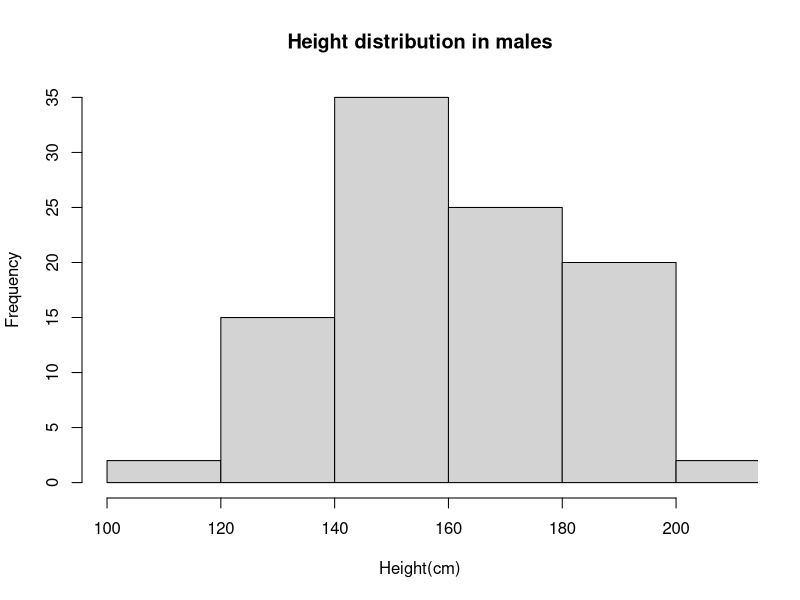
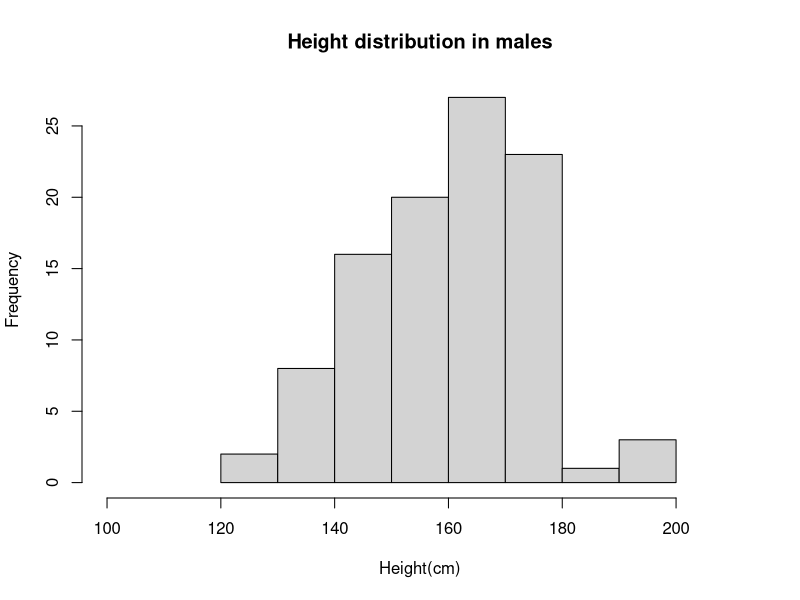
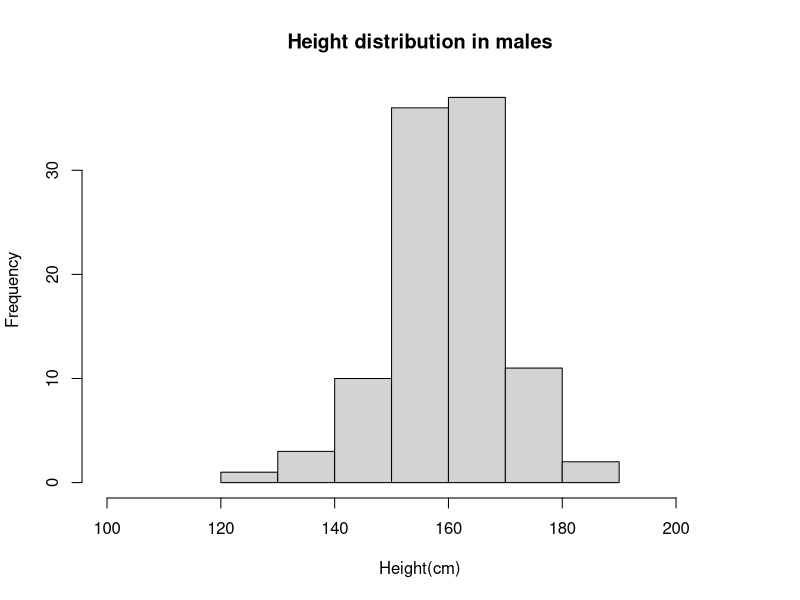
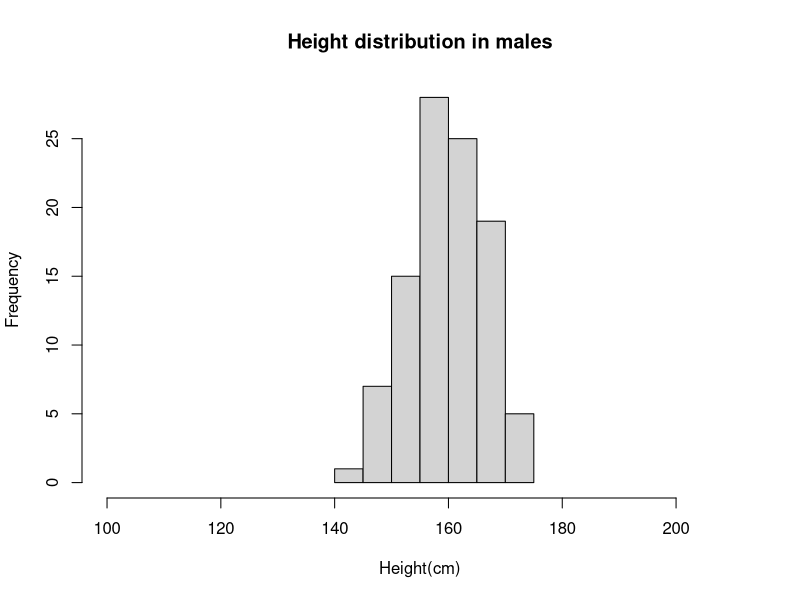
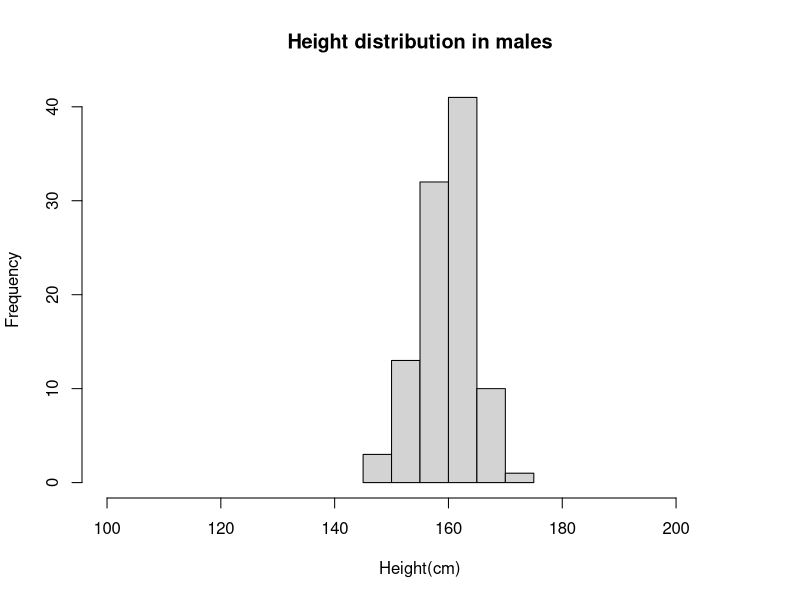
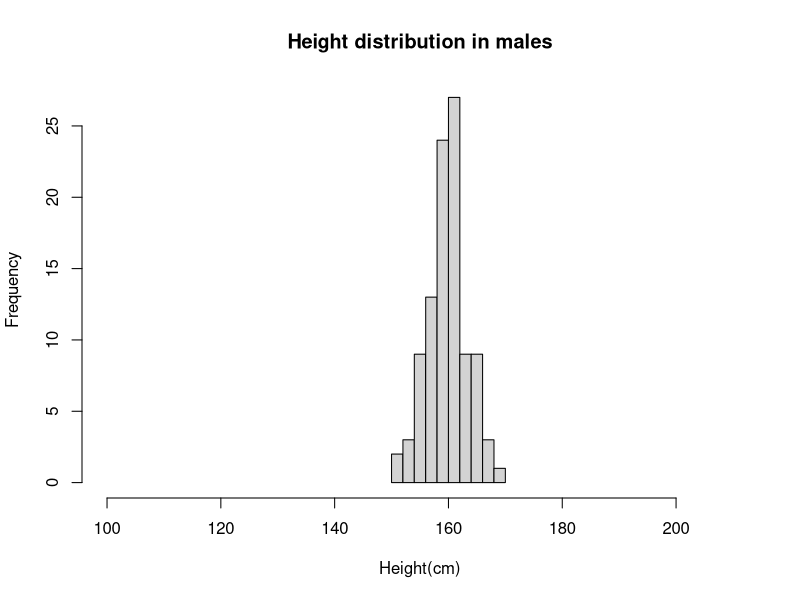
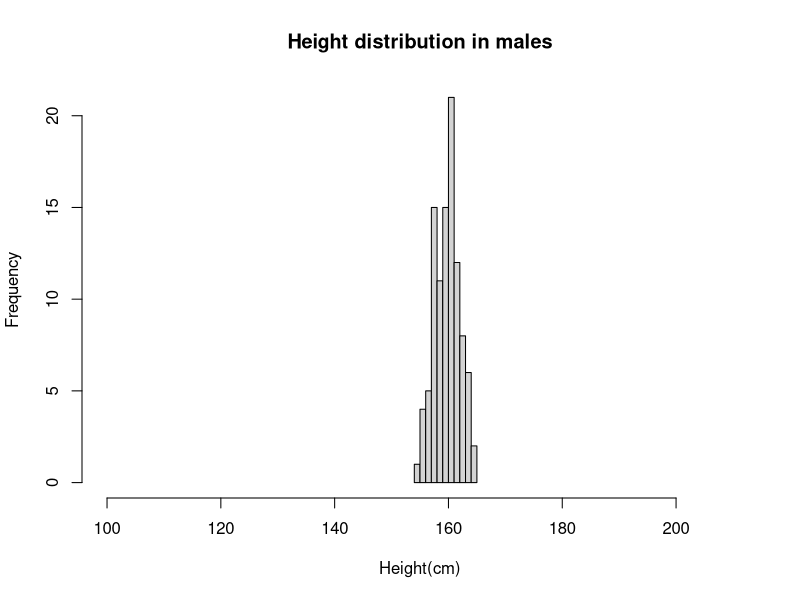
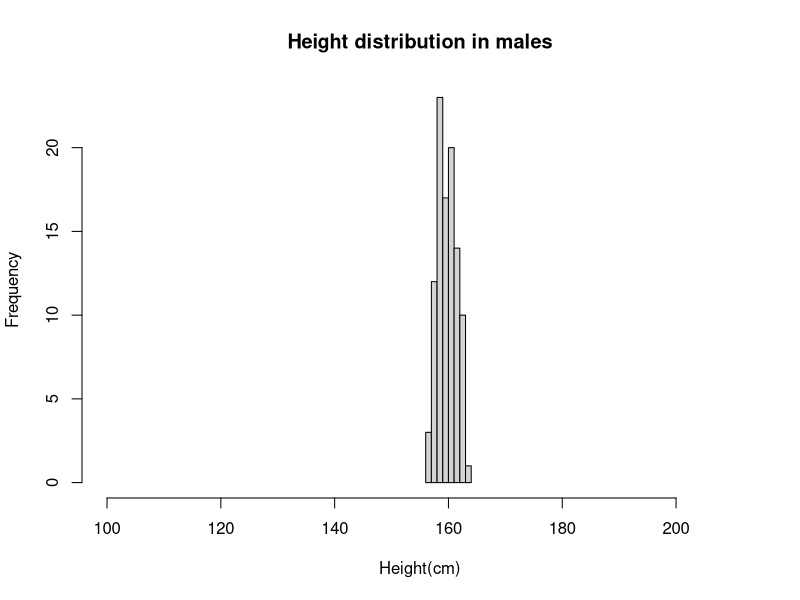

R code for these plots, in order:
## ---- chunk 1
pop <- data.frame(m = rnorm(100, 160, 20), f = rnorm(100, 160, 20))
## ---- chunk 2
next_gen <- function(pop) {
    pop$m <- sample(pop$m)
    pop$m <- rowMeans(pop)
    pop$f <- pop$m
    pop
}
## ---- chunk 3
pop_2 <- next_gen(pop)
for (i in 2:8) {
assign(paste('pop_', i+1, sep=''), next_gen(get(paste('pop_', i, sep=''))))
}
hist(pop$m, xlab = 'Height(cm)', main = 'Height distribution in males', xlim = c(100,210))
hist(pop_2$m, xlab = 'Height(cm)', main = 'Height distribution in males', xlim = c(100,210))
hist(pop_3$m, xlab = 'Height(cm)', main = 'Height distribution in males', xlim = c(100,210))
hist(pop_4$m, xlab = 'Height(cm)', main = 'Height distribution in males', xlim = c(100,210))
hist(pop_5$m, xlab = 'Height(cm)', main = 'Height distribution in males', xlim = c(100,210))
hist(pop_6$m, xlab = 'Height(cm)', main = 'Height distribution in males', xlim = c(100,210))
hist(pop_7$m, xlab = 'Height(cm)', main = 'Height distribution in males', xlim = c(100,210))
hist(pop_8$m, xlab = 'Height(cm)', main = 'Height distribution in males', xlim = c(100,210))
hist(pop_9$m, xlab = 'Height(cm)', main = 'Height distribution in males', xlim = c(100,210))
## ---- chunk 4
library(ggplot2)
pop_all <- rbind(pop, pop_2, pop_3, pop_4, pop_5, pop_6, pop_7, pop_8, pop_9)
pop_all[1:100,'gen'] <- 1
pop_all[101:200,'gen'] <- 2
pop_all[201:300,'gen'] <- 3
pop_all[301:400,'gen'] <- 4
pop_all[401:500,'gen'] <- 5
pop_all[501:600,'gen'] <- 6
pop_all[601:700,'gen'] <- 7
pop_all[701:800,'gen'] <- 8
pop_all[801:900,'gen'] <- 9
ggplot(data=pop_all) + geom_point(mapping=aes(x=m, y=f), alpha = 1/10) + facet_wrap(~ gen) + scale_x_continuous(breaks = seq(100, 220, 20)) + scale_y_continuous(breaks = seq(120, 200, 20))
## ---- chunk 5
set.seed(0011)
for (i in 1:10) {
mean_0 <- c()
mean_1 <- c()
treatment <- rbinom(250*i, 1, 0.5)
outcome <- rnorm(250*i, 60, 20)
x <- data.frame(cbind(outcome, treatment))
x[x$treatment==1,]$outcome <- x[x$treatment==1,]$outcome + 5
  for (j in 1:1000) {
  boot <- x[sample(nrow(x), 250*i, replace = T),]
  mean_0 = c(mean_0, mean(boot[boot$treatment==0,]$outcome))
  mean_1 = c(mean_1, mean(boot[boot$treatment==1,]$outcome))
  }
y0 <- data.frame('2.5%'=quantile(mean_0, probs = c(0.025,0.975))[[1]], '97.5%'=quantile(mean_0, probs = c(0.025,0.975))[[2]], 'mean'= mean(mean_0), treatment=0)
y1 <- data.frame('2.5%'=quantile(mean_1, probs = c(0.025,0.975))[[1]], '97.5%'=quantile(mean_1, probs = c(0.025,0.975))[[2]], 'mean'= mean(mean_1), treatment=1)
assign(paste('y_', i, sep=''), data.frame(rbind(y0,y1), 'rep'=i))
}
y_all <- rbind(y_1, y_2, y_3, y_4, y_5, y_6, y_7, y_8, y_9, y_10)
## ---- chunk 6
makeTransparent = function(..., alpha=0.5) {
  if(alpha<0 | alpha>1) stop("alpha must be between 0 and 1")
  alpha = floor(255*alpha)  
  newColor = col2rgb(col=unlist(list(...)), alpha=FALSE)
  .makeTransparent = function(col, alpha) {
    rgb(red=col[1], green=col[2], blue=col[3], alpha=alpha, maxColorValue=255)
  }
  newColor = apply(newColor, 2, .makeTransparent, alpha=alpha)
  return(newColor)
}

par(new=FALSE)
plot(NULL,
  xlim=c(-1, 1),
  ylim=c(-1, 1),
  xlab="",
  ylab=""
)

polygon(x=c(seq(-0.75, 0.25, length.out=100), seq(0.25, -0.75, length.out=100)),
        y=c(rep(-0.25, 100), rep(0.75, 100)), border=NA, col=makeTransparent('blue',alpha=0.5))
polygon(x=c(seq(-0.25, 0.75, length.out=100), seq(0.75, -0.25, length.out=100)),
        y=c(rep(-0.75, 100), rep(0.25, 100)), border=NA, col=makeTransparent('red',alpha=0.5))
## ---- chunk 7
par(new=FALSE)
plot(NULL,
  xlim=c(1, 10),
  ylim=c(50, 75),
  xlab="bootstrap replicate",
  ylab="mean"
)
lines(y_all[y_all$treatment==0,]$mean)
polygon(x=c(seq(1, 10, length.out=900), seq(10, 1, length.out=900)),
        y=c(seq(y_all[y_all$treatment==0,][,1][1], y_all[y_all$treatment==0,][,1][2], length.out=100), seq(y_all[y_all$treatment==0,][,1][2], y_all[y_all$treatment==0,][,1][3], length.out=100), seq(y_all[y_all$treatment==0,][,1][3], y_all[y_all$treatment==0,][,1][4], length.out=100), seq(y_all[y_all$treatment==0,][,1][4], y_all[y_all$treatment==0,][,1][5], length.out=100), seq(y_all[y_all$treatment==0,][,1][5], y_all[y_all$treatment==0,][,1][6], length.out=100), seq(y_all[y_all$treatment==0,][,1][6], y_all[y_all$treatment==0,][,1][7], length.out=100), seq(y_all[y_all$treatment==0,][,1][7], y_all[y_all$treatment==0,][,1][8], length.out=100), seq(y_all[y_all$treatment==0,][,1][8], y_all[y_all$treatment==0,][,1][9], length.out=100), seq(y_all[y_all$treatment==0,][,1][9], y_all[y_all$treatment==0,][,1][10], length.out=100), seq(y_all[y_all$treatment==0,][,2][1], y_all[y_all$treatment==0,][,2][2], length.out=100), seq(y_all[y_all$treatment==0,][,2][2], y_all[y_all$treatment==0,][,2][3], length.out=100), seq(y_all[y_all$treatment==0,][,2][3], y_all[y_all$treatment==0,][,2][4], length.out=100), seq(y_all[y_all$treatment==0,][,2][4], y_all[y_all$treatment==0,][,2][5], length.out=100), seq(y_all[y_all$treatment==0,][,2][5], y_all[y_all$treatment==0,][,2][6], length.out=100), seq(y_all[y_all$treatment==0,][,2][6], y_all[y_all$treatment==0,][,2][7], length.out=100), seq(y_all[y_all$treatment==0,][,2][7], y_all[y_all$treatment==0,][,2][8], length.out=100), seq(y_all[y_all$treatment==0,][,2][8], y_all[y_all$treatment==0,][,2][9], length.out=100), seq(y_all[y_all$treatment==0,][,2][9], y_all[y_all$treatment==0,][,2][10], length.out=100)),border=NA, col=makeTransparent('blue',alpha=0.5))
lines(y_all[y_all$treatment==1,]$mean)
polygon(x=c(seq(1, 10, length.out=900), seq(10, 1, length.out=900)),
        y=c(seq(y_all[y_all$treatment==1,][,1][1], y_all[y_all$treatment==1,][,1][2], length.out=100), seq(y_all[y_all$treatment==1,][,1][2], y_all[y_all$treatment==1,][,1][3], length.out=100), seq(y_all[y_all$treatment==1,][,1][3], y_all[y_all$treatment==1,][,1][4], length.out=100), seq(y_all[y_all$treatment==1,][,1][4], y_all[y_all$treatment==1,][,1][5], length.out=100), seq(y_all[y_all$treatment==1,][,1][5], y_all[y_all$treatment==1,][,1][6], length.out=100), seq(y_all[y_all$treatment==1,][,1][6], y_all[y_all$treatment==1,][,1][7], length.out=100), seq(y_all[y_all$treatment==1,][,1][7], y_all[y_all$treatment==1,][,1][8], length.out=100), seq(y_all[y_all$treatment==1,][,1][8], y_all[y_all$treatment==1,][,1][9], length.out=100), seq(y_all[y_all$treatment==1,][,1][9], y_all[y_all$treatment==1,][,1][10], length.out=100), seq(y_all[y_all$treatment==1,][,2][1], y_all[y_all$treatment==1,][,2][2], length.out=100), seq(y_all[y_all$treatment==1,][,2][2], y_all[y_all$treatment==1,][,2][3], length.out=100), seq(y_all[y_all$treatment==1,][,2][3], y_all[y_all$treatment==1,][,2][4], length.out=100), seq(y_all[y_all$treatment==1,][,2][4], y_all[y_all$treatment==1,][,2][5], length.out=100), seq(y_all[y_all$treatment==1,][,2][5], y_all[y_all$treatment==1,][,2][6], length.out=100), seq(y_all[y_all$treatment==1,][,2][6], y_all[y_all$treatment==1,][,2][7], length.out=100), seq(y_all[y_all$treatment==1,][,2][7], y_all[y_all$treatment==1,][,2][8], length.out=100), seq(y_all[y_all$treatment==1,][,2][8], y_all[y_all$treatment==1,][,2][9], length.out=100), seq(y_all[y_all$treatment==1,][,2][9], y_all[y_all$treatment==1,][,2][10], length.out=100)),border=NA, col=makeTransparent('red',alpha=0.5))
legend('bottomright', c('treatment = 0', 'treatment = 1'), fill = c('cornflowerblue', 'hotpink'))
## ---- chunk 8
makePatient <- function() {
  vowel <- grep("[aeiou]", letters)
  cons <- grep("[^aeiou]", letters)
  name <- paste(sample(LETTERS[cons], 1), sample(letters[vowel], 1), sample(letters[cons], 1), sep='')
  gender <- factor(sample(0:1, 1), levels=0:1, labels=c('female','male'))
  dob <- as.Date(sample(7500, 1), origin="1970-01-01")
  n <- sample(6, 1)
  doa <- as.Date(sample(1500, n), origin="2010-01-01")
  pulse <- round(rnorm(n, 80, 10))
  temp <- round(rnorm(n, 98.4, 0.3), 2)
  fluid <- round(runif(n), 2)
  list(name, gender, dob, doa, pulse, temp, fluid)
}
## ---- chunk 9
set.seed(8)
n <- makePatient()
n <- list('name'=n[[1]], 'gender'=n[[2]], 'date_of_birth'=n[[3]], 'date_of_admission'=n[[4]], 'pulse'=n[[5]], 'temperature'=n[[6]], 'fluid_intake'=n[[7]])
class(n) <- 'medicalRecord'
cat(sprintf("name: %s\ngender: %s\ndate_of_birth: %s\ndate_of_admission: %s, %s, %s, %s, %s\npulse: %s, %s, %s, %s, %s\ntemperature: %s, %s, %s, %s, %s\nfluid_intake: %s, %s, %s, %s, %s\nclass: %s", n$name, n$gender, n$date_of_birth, n$date_of_admission[1],n$date_of_admission[2],n$date_of_admission[3],n$date_of_admission[4],n$date_of_admission[5], n$pulse[1], n$pulse[2], n$pulse[3], n$pulse[4], n$pulse[5], n$temperature[1], n$temperature[2], n$temperature[3], n$temperature[4], n$temperature[5], n$fluid_intake[1], n$fluid_intake[2], n$fluid_intake[3], n$fluid_intake[4], n$fluid_intake[5], class(n)), '\n')
## ---- chunk 10
mean.medicalRecord <-function(wrkr) {
   cat(sprintf("mean_of_pulse: %s\nmean_of_temperature: %s\nmean_of_fluid: %s", mean(wrkr$pulse), mean(wrkr$temperature), mean(wrkr$fluid_intake)))
}

print.medicalRecord <- function(wrkr) {
n <- length(wrkr$date_of_admission)
s <- paste(rep('%s', n), collapse = ', ')
cat(sprintf(paste('name: %s\ngender: %s\ndate_of_birth: %s\ndate_of_admission: ' ,s , '\npulse: ' ,s ,'\ntemperature: ' ,s ,'\nfluid_intake: ' ,s ,'\nclass: %s', sep=''), wrkr$name, wrkr$gender, wrkr$date_of_birth, wrkr$date_of_admission[1], wrkr$date_of_admission[2],wrkr$date_of_admission[3],wrkr$date_of_admission[4],wrkr$date_of_admission[5], wrkr$pulse[1], wrkr$pulse[2], wrkr$pulse[3], wrkr$pulse[4], wrkr$pulse[5], wrkr$temperature[1], wrkr$temperature[2], wrkr$temperature[3], wrkr$temperature[4], wrkr$temperature[5], wrkr$fluid_intake[1], wrkr$fluid_intake[2], wrkr$fluid_intake[3], wrkr$fluid_intake[4], wrkr$fluid_intake[5], class(wrkr)), '\n')
}

plot.medicalRecord <- function(wrkr) {
  par(mfrow=c(2,2))
  plot(n$date_of_admission, n$pulse, xlab='date_of_admission', ylab = 'pulse')
  plot(n$date_of_admission, n$temperature, xlab='date_of_admission', ylab = 'temperature')
  plot(n$date_of_admission, n$fluid_intake, xlab='date_of_admission', ylab = 'fluid intake')
}

mean(n)
print(n)
plot(n)
## ---- chunk 11
set.seed(8)
b <- makePatient()
b <- list('name'=b[[1]], 'gender'=b[[2]], 'date_of_birth'=b[[3]], 'date_of_admission'=b[[4]], 'pulse'=b[[5]], 'temperature'=b[[6]], 'fluid_intake'=b[[7]])
for (i in 1:9) {
  b1 <- makePatient()
  b$name <- c(b$name, b1[[1]])
  b$gender <- c(b$gender, b1[[2]])
  b$date_of_birth <- c(b$date_of_birth, b1[[3]])
  b$date_of_admission <- c(b$date_of_admission, b1[[4]])
  b$pulse <- c(b$pulse, b1[[5]])
  b$temperature <- c(b$temperature, b1[[6]])
  b$fluid_intake <- c(b$fluid_intake, b1[[7]])
}
class(b) <- 'cohort'

mean.cohort <- function(wrkr) {
cat(sprintf("mean_of_pulse: %s\nmean_of_temperature: %s\nmean_of_fluid: %s", mean(wrkr$pulse), mean(wrkr$temperature), mean(wrkr$fluid_intake)))
}

mean(b)
